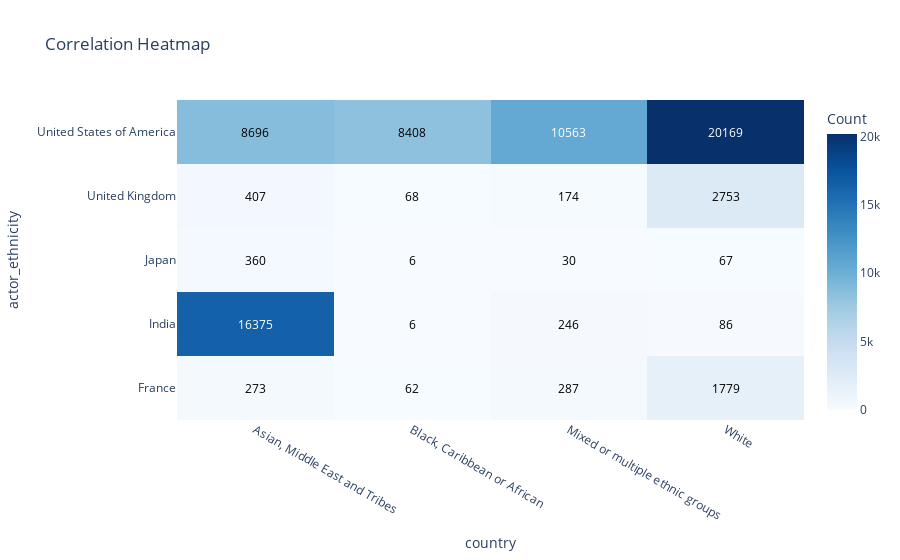

Notebook cell for this chart:
### Markdown cell above
We believe that actor ethnicity is highly correlated with the country of the movie. Conducting a chi-square analysis could provide evidence supporting this hypothesis.

### Code cell
from scipy.stats import chi2_contingency

# Calculate the correlation matrix
contingency_table = pd.crosstab(actor_country['country'], actor_country['actor_ethnicity'])

# Perform the chi-squared test
chi2, p_value, _, _ = chi2_contingency(contingency_table)

print(f'chi2 : {chi2}')
print(f'p_value : {p_value}')

# Create a Plotly Heatmap
fig = go.Figure(go.Heatmap(
    z=contingency_table.values,
    x=contingency_table.columns,
    y=contingency_table.index,
    colorscale='Blues',
    colorbar=dict(title='Count'),
    zmin=0,
    zmax=contingency_table.max().max(),
))

# Add annotations
for i in range(len(contingency_table.index)):
    for j in range(len(contingency_table.columns)):
        fig.add_annotation(
            x=contingency_table.columns[j],
            y=contingency_table.index[i],
            text=str(contingency_table.iloc[i, j]),
            showarrow=False,
            font=dict(color='white' if contingency_table.iloc[i, j] > contingency_table.max().max() / 2 else 'black')
        )

# Update layout parameters
fig.update_layout(
    title='Correlation Heatmap',
    xaxis=dict(title='country'),
    yaxis=dict(title='actor_ethnicity'),
)

fig.show()

### Figure 1 — Plotly figure (JSON) as saved in the notebook; plotly's stock layout.template omitted (floating-point values rounded to 4 significant figures)
{"data": [{"colorbar": {"title": {"text": "Count"}}, "colorscale": [[0, "rgb(247,251,255)"], [0.125, "rgb(222,235,247)"], [0.25, "rgb(198,219,239)"], [0.375, "rgb(158,202,225)"], [0.5, "rgb(107,174,214)"], [0.625, "rgb(66,146,198)"], [0.75, "rgb(33,113,181)"], [0.875, "rgb(8,81,156)"], [1, "rgb(8,48,107)"]], "type": "heatmap", "x": ["Asian, Middle East and Tribes", "Black, Caribbean or African", "Mixed or multiple ethnic groups", "White"], "y": ["France", "India", "Japan", "United Kingdom", "United States of America"], "z": [[273, 62, 287, 1779], [16375, 6, 246, 86], [360, 6, 30, 67], [407, 68, 174, 2753], [8696, 8408, 10563, 20169]], "zmax": 20169, "zmin": 0}], "layout": {"annotations": [{"font": {"color": "black"}, "showarrow": false, "text": "273", "x": "Asian, Middle East and Tribes", "y": "France"}, {"font": {"color": "black"}, "showarrow": false, "text": "62", "x": "Black, Caribbean or African", "y": "France"}, {"font": {"color": "black"}, "showarrow": false, "text": "287", "x": "Mixed or multiple ethnic groups", "y": "France"}, {"font": {"color": "black"}, "showarrow": false, "text": "1779", "x": "White", "y": "France"}, {"font": {"color": "white"}, "showarrow": false, "text": "16375", "x": "Asian, Middle East and Tribes", "y": "India"}, {"font": {"color": "black"}, "showarrow": false, "text": "6", "x": "Black, Caribbean or African", "y": "India"}, {"font": {"color": "black"}, "showarrow": false, "text": "246", "x": "Mixed or multiple ethnic groups", "y": "India"}, {"font": {"color": "black"}, "showarrow": false, "text": "86", "x": "White", "y": "India"}, {"font": {"color": "black"}, "showarrow": false, "text": "360", "x": "Asian, Middle East and Tribes", "y": "Japan"}, {"font": {"color": "black"}, "showarrow": false, "text": "6", "x": "Black, Caribbean or African", "y": "Japan"}, {"font": {"color": "black"}, "showarrow": false, "text": "30", "x": "Mixed or multiple ethnic groups", "y": "Japan"}, {"font": {"color": "black"}, "showarrow": false, "text": "67", "x": "White", "y": "Japan"}, {"font": {"color": "black"}, "showarrow": false, "text": "407", "x": "Asian, Middle East and Tribes", "y": "United Kingdom"}, {"font": {"color": "black"}, "showarrow": false, "text": "68", "x": "Black, Caribbean or African", "y": "United Kingdom"}, {"font": {"color": "black"}, "showarrow": false, "text": "174", "x": "Mixed or multiple ethnic groups", "y": "United Kingdom"}, {"font": {"color": "black"}, "showarrow": false, "text": "2753", "x": "White", "y": "United Kingdom"}, {"font": {"color": "black"}, "showarrow": false, "text": "8696", "x": "Asian, Middle East and Tribes", "y": "United States of America"}, {"font": {"color": "black"}, "showarrow": false, "text": "8408", "x": "Black, Caribbean or African", "y": "United States of America"}, {"font": {"color": "white"}, "showarrow": false, "text": "10563", "x": "Mixed or multiple ethnic groups", "y": "United States of America"}, {"font": {"color": "white"}, "showarrow": false, "text": "20169", "x": "White", "y": "United States of America"}], "title": {"text": "Correlation Heatmap"}, "xaxis": {"title": {"text": "country"}}, "yaxis": {"title": {"text": "actor_ethnicity"}}}}
